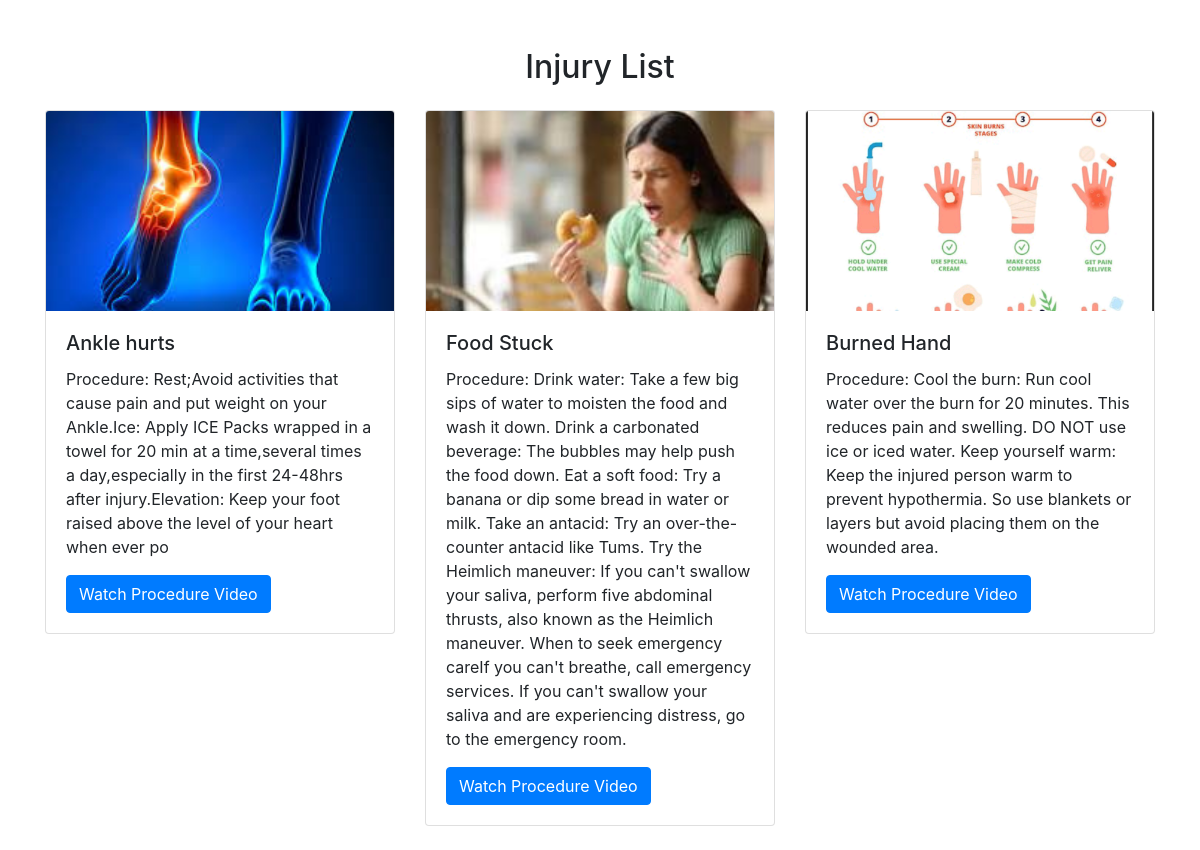
/injuryinfolist/, run on the app's committed database.
### fapk/models.py (models this page shows)
class injury(models.Model):
    injuryname=models.CharField(max_length=100)
    injuryimg=models.ImageField(upload_to='injuryimg/',null=True,blank=True)
    procedure=models.CharField(max_length=2000)
    procedurevideo = models.FileField(upload_to='injuryprocvideo/',null=True,blank=True)

### fapk/views.py (the view)
# urls.py: path('injuryinfolist/',views.injuryinfolist,name='injuryinfolist'),
def injuryinfolist(request):
    user=injury.objects.all()
    return render(request,'injuryinfolist.html',{'user':user})

### fapk/templates/injuryinfolist.html (shortened to what this page needs)
<!DOCTYPE html>
<html lang="en">
<head>
    <link href="https://stackpath.bootstrapcdn.com/bootstrap/4.5.2/css/bootstrap.min.css" rel="stylesheet">
</head>
<body>
<div class="container mt-5">
    <h2 class="text-center mb-4">Injury List</h2>
    <div class="row">
        {% for injury in user %}
        <div class="col-md-4 mb-4">
            <div class="card">
                <img src="{{ injury.injuryimg.url }}" class="card-img-top" alt="{{ injury.injuryname }}" style="height: 200px; object-fit: cover;">
                <div class="card-body">
                    <h5 class="card-title">{{ injury.injuryname }}</h5>
                    <p class="card-text">Procedure: {{ injury.procedure }}</p>
                    {% if injury.procedurevideo %}
                        <a href="{{ injury.procedurevideo.url }}" class="btn btn-primary" target="_blank">Watch Procedure Video</a>
                    {% else %}
                        <p>No video available</p>
                    {% endif %}
                </div>
            </div>
        </div>
        {% empty %}
            <p>No injuries found.</p>
        {% endfor %}
    </div>
</div>
</body>
</html>

### data on the page
injury: injuryimg (picture), injuryname "Ankle hurts", procedure "Rest;Avoid activities that cause pain and put weight on your Ankle.Ice: Apply ICE Packs wrapped in a towel for 20 min at a time,several times a day,especially in the first 24-48hrs after injury.Elevation: Keep your foot raised above the level of your heart when ever po"
injury: injuryimg (picture), injuryname "Food Stuck", procedure "Drink water: Take a few big sips of water to moisten the food and wash it down. Drink a carbonated beverage: The bubbles may help push the food down. Eat a soft food: Try a banana or dip some bread in water or milk. Take an antacid: Try an over-the-counter antacid like Tums. Try the Heimlich maneuver: If you can't swallow your saliva, perform five abdominal thrusts, also known as the Heimlich maneuver. When to seek emergency careIf you can't breathe, call emergency services. If you can't swallow your saliva and are experiencing distress, go to the emergency room."
injury: injuryimg (picture), injuryname "Burned Hand", procedure "Cool the burn: Run cool water over the burn for 20 minutes. This reduces pain and swelling. DO NOT use ice or iced water. Keep yourself warm: Keep the injured person warm to prevent hypothermia. So use blankets or layers but avoid placing them on the wounded area."
